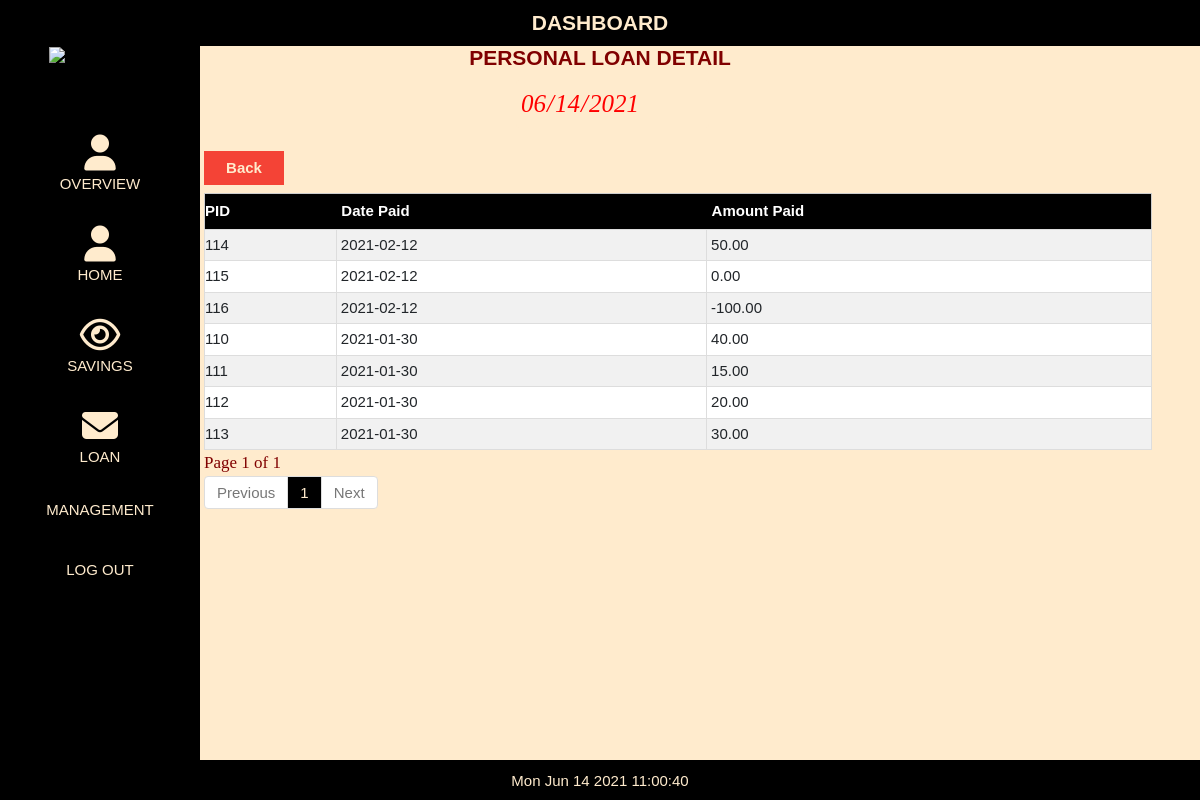
The page /admin/view_loan.php?page=view_loan&loanId=72 (signed in) on the database its author committed.
### tables this page shows
CREATE TABLE `loanhist` (
  `loanhistId` int(20) NOT NULL,
  `memberId` int(20) NOT NULL,
  `loanId` int(20) NOT NULL,
  `datePaid` date NOT NULL,
  `amountPaid` decimal(12,2) NOT NULL
);

### admin/view_loan.php (the view, shortened to what this page needs)
<!DOCTYPE html>
<html>
<link rel="stylesheet" type="text/css" href="css/style.css" />
<link href="bootsrap/css/bootstrap.css" rel="stylesheet"/>
<link rel="stylesheet" href="css/w3.css">
<link rel="stylesheet" href="../../cdnjs.cloudflare.com/ajax/libs/font-awesome/4.7.0/css/font-awesome.min.css">
<body>
<?php include('menu.php');?>
<?php include('db.php');?>
<h2 class="page-title">PERSONAL LOAN DETAIL</h2>
<form method="POST">
<input class="searchbox" type="date" id="today" style=" width:auto;color:red; font-weight:lighter; font-family:Cambria, Cochin, Georgia, Times, 'Times New Roman', serif; font-size:25px; border: 0px solid #ccc; background-color:blanchedalmond; font-style:italic" readonly>
</form>
<button type="button" style="color:blanchedalmond; width:80px; font-weight:bold;background-color:#f44336" class="add-btn"  onClick="location.href='loan.php'" >Back</button>
<?php
$q=mysqli_query($con,"SELECT * FROM loanhist WHERE loanId='".$_GET['loanId']."' ");
$rr=mysqli_num_rows($q);
if(!$rr)
{
echo "<h2 style='color:red; padding-left:230px'>No Payment Record...</h2>";
}
else
{
?>
<table class="w3-table-all"  id="membertb" >
  <tr>
    <th >PID</th>
    <th>Date Paid</th>
    <th>Amount Paid</th>
  </tr>
<?php
if (isset($_GET['page_no']) && $_GET['page_no']!="") {
	$page_no = $_GET['page_no'];
	} else {
		$page_no = 1;
        }
	$total_records_per_page = 25;
  $offset = ($page_no-1) * $total_records_per_page;
	$previous_page = $page_no - 1;
	$next_page = $page_no + 1;
	$result_count = mysqli_query($con,"SELECT COUNT(*) As total_records FROM `loanhist` ");
	$total_records = mysqli_fetch_array($result_count);
	$total_records = $total_records['total_records'];
  $total_no_of_pages = ceil($total_records / $total_records_per_page);
  $result = mysqli_query($con,"SELECT * FROM `loanhist` WHERE loanId='".$_GET['loanId']."' ORDER BY datePaid DESC LIMIT $offset, $total_records_per_page");
  while($row = mysqli_fetch_array($result)){
	$q1=mysqli_query($con,"SELECT * FROM loanhist WHERE loanhistId='".$row['loanhistId']."' ");
	$r1=mysqli_fetch_assoc($q1);
	echo "<Tr>";
	echo "<td>".$r1['loanhistId']."</td>";
	echo "<td>".$r1['datePaid']."</td>";
	echo "<td>".$r1['amountPaid']."</td>";
	?>
	<?php
	echo "</Tr>";
}
		?>
</table>
<div>
<strong class="pageno">Page <?php echo $page_no." of ".$total_no_of_pages; ?></strong>
</div>
<ul class="pagination">
	<li <?php if($page_no <= 1){ echo "class='disabled'"; } ?>>
	<a <?php if($page_no > 1){ echo "href='?page_no=$previous_page'"; } ?>>Previous</a>
	</li>
    <?php
	if ($total_no_of_pages <= 10){
		for ($counter = 1; $counter <= $total_no_of_pages; $counter++){
			if ($counter == $page_no) {
		   echo "<li class='active'><a>$counter</a></li>";
				}else{
           echo "<li><a href='?page_no=$counter'>$counter</a></li>";
				}
        }
	}
?>
	<li <?php if($page_no >= $total_no_of_pages){ echo "class='disabled'"; } ?>>
	<a <?php if($page_no < $total_no_of_pages) { echo "href='?page_no=$next_page'"; } ?>>Next</a>
	</li>
</ul>
<?php }?>
</body>
</html>

### admin/css/style.css (style rules this page uses)
body { background-color: blanchedalmond; box-align: center; }
.searchbox { margin-top: 80px; margin-bottom: 15px; background-color: white; padding: 4px; float: center; overflow: hidden; border: 2px solid #ccc; border-radius: 4px; font-size: 16px; background-position: 10px 10px; background-repeat: no-repeat; width: 200px; max-width: 100%; margin-left: 43%; }
.page-title { display: block; text-align: center; font-size: 140%; color: blanchedalmond; width: 100%; color: maroon; position: fixed; font-weight: bold; padding-top: 35px; }
.add-btn { background-color: black; color: blanchedalmond; font-weight: bold; margin: 8px 0; border: none; cursor: pointer; padding: 6px; width: 8%; margin-left: 17%; }
.pageno { color: maroon; font-family: Cambria, Cochin, Georgia, Times, 'Times New Roman', serif; font-size: 17px; margin-left: 17%; font-weight: lighter; }
.pagination { display: inline-block; border-radius: 4px; padding-left: 17%; width: 79%; }
.pagination>li { display: inline; }
.pagination>li>a, .pagination>li>span { position: relative; float: left; padding: 5px 12px; margin-left: -1px; line-height: 1.42857143; color: #337ab7; text-decoration: none; background-color: #fff; border: 1px solid #ddd }
.pagination>li:first-child>a, .pagination>li:first-child>span { margin-left: 0; border-top-left-radius: 4px; border-bottom-left-radius: 4px }
.pagination>li:last-child>a, .pagination>li:last-child>span { border-top-right-radius: 4px; border-bottom-right-radius: 4px }
.pagination>.active>a, .pagination>.active>a:focus, .pagination>.active>a:hover, .pagination>.active>span, .pagination>.active>span:focus, .pagination>.active>span:hover { z-index: 3; color: blanchedalmond; cursor: default; background-color: black; }
.pagination>.disabled>a, .pagination>.disabled>a:focus, .pagination>.disabled>a:hover, .pagination>.disabled>span, .pagination>.disabled>span:focus, .pagination>.disabled>span:hover { color: #777; cursor: not-allowed; background-color: #fff; border-color: #ddd }

### admin/css/w3.css (style rules this page uses)
html { box-sizing: border-box }
*, *:before, *:after { box-sizing: inherit }
html { -ms-text-size-adjust: 100%; -webkit-text-size-adjust: 100% }
body { margin: 0 }
a { background-color: transparent; -webkit-text-decoration-skip: objects }
button, input, select, textarea { font: inherit; margin: 0 }
button, input { overflow: visible }
button, select { text-transform: none }
button, html [type=button], [type=reset], [type=submit] { -webkit-appearance: button }
html, body { font-family: Verdana, sans-serif; font-size: 15px; line-height: 1.5 }
html { overflow-x: hidden }
h2 { font-size: 30px }
h1, h2, h3, h4, h5, h6 { font-family: "Segoe UI", Arial, sans-serif; font-weight: 400; margin: 10px 0 }
a { color: inherit }
.w3-table, .w3-table-all { border-collapse: collapse; display: table; }
.w3-table-all { border: 1px solid #ccc; padding-left: 80%; margin-left: 17%; width: 79%; }
.w3-table-all th { padding-top: 6px; padding-bottom: 6px; text-align: left; background-color: black; color: white; padding-right: 5px; padding-left: 5px; }
.w3-table-all td { border: 1px solid #ddd; padding: 4px; }
.w3-bordered tr, .w3-table-all tr { border-bottom: 1px solid #ddd; padding-left: 5px; }
.w3-table-all tr:nth-child(odd) { background-color: #fff }
.w3-table-all tr:nth-child(even) { background-color: #f1f1f1 }
.w3-table td, .w3-table th, .w3-table-all td, .w3-table-all th { display: table-cell; text-align: left; margin-right: 90px; vertical-align: top }
.w3-table th:first-child, .w3-table td:first-child, .w3-table-all th:first-child, .w3-table-all td:first-child { padding-left: 0px }

### admin/view_loan.php (style rules this page uses)
body, h1,h2,h3,h4,h5,h6 { font-family: "Montserrat", sans-serif }

### admin/menu.php (style rules this page uses)
body, h1,h2,h3,h4,h5,h6 { font-family: "Montserrat", sans-serif }

### rows shown on the page
loanhist: loanhistId "114", datePaid "2021-02-12", amountPaid "50.00"
loanhist: loanhistId "115", datePaid "2021-02-12", amountPaid "0.00"
loanhist: loanhistId "116", datePaid "2021-02-12", amountPaid "-100.00"
loanhist: loanhistId "110", datePaid "2021-01-30", amountPaid "40.00"
loanhist: loanhistId "111", datePaid "2021-01-30", amountPaid "15.00"
loanhist: loanhistId "112", datePaid "2021-01-30", amountPaid "20.00"
loanhist: loanhistId "113", datePaid "2021-01-30", amountPaid "30.00"

### other values the page prints
$page_no "1"
$total_no_of_pages "1"
